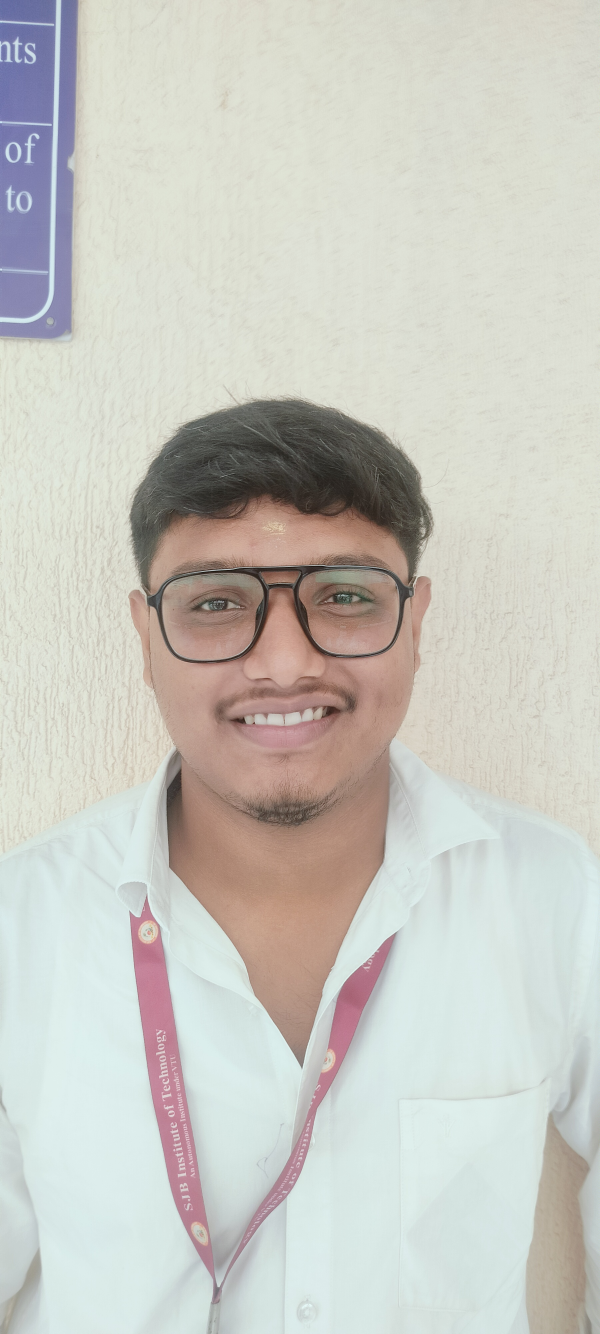
#> input picture face/IMG20260810102912.jpg, 1800 x 4000 px (shown at 1/3 size); its folder holds only this picture in this run
$ python -i generate_embeddings.py   (imports and definitions only)
#> lines starting #> are read from the running program, lines starting #| are printed output that depends on the picture
### backend/app/services/preprocessing.py
# preprocessing.py
import cv2
import numpy as np

def enhance_frame(frame: np.ndarray) -> np.ndarray:
    """
    Mild bilateral denoise + CLAHE in LAB space. Denoising first keeps
    CLAHE from amplifying sensor noise in low light — boosting contrast
    on a noisy frame boosts the noise right along with the face detail.
    Bilateral (not fastNlMeans) because this has to run every frame.
    """
    denoised = cv2.bilateralFilter(frame, d=5, sigmaColor=50, sigmaSpace=50)

    lab = cv2.cvtColor(denoised, cv2.COLOR_BGR2LAB)
    l, a, b = cv2.split(lab)

    clahe = cv2.createCLAHE(clipLimit=3.0, tileGridSize=(8, 8))
    l = clahe.apply(l)

    enhanced = cv2.merge([l, a, b])
    return cv2.cvtColor(enhanced, cv2.COLOR_LAB2BGR)

### backend/generate_embeddings.py
import os
import cv2
import pickle
import numpy as np
from insightface.app import FaceAnalysis

from app.services.preprocessing import enhance_frame

# ------------------------------------------------------------------ #
#  Config                                                              #
# ------------------------------------------------------------------ #

KNOWN_FACES_DIR = "app/known_faces"
OUTPUT_PKL      = "embeddings.pkl"

MIN_DET_SCORE   = 0.55   # skip detections weaker than this
MIN_IMAGES      = 3      # warn when a person has fewer source images

# ------------------------------------------------------------------ #
#  Augmentation                                                        #
# ------------------------------------------------------------------ #

def _gamma_lut(gamma: float) -> np.ndarray:
    """Pre-built LUT for fast gamma correction."""
    return np.array(
        [min(255, int((i / 255.0) ** gamma * 255)) for i in range(256)],
        dtype=np.uint8,
    )


def _downscale_blur(frame: np.ndarray) -> np.ndarray:
    """
    Shrink then upscale to simulate a distant / CCTV-resolution face
    (~1/6 the linear detail). Without this, every training embedding
    comes from a crisp close-up and the gallery never sees the soft,
    low-detail faces the camera actually delivers at 3-6m.
    """
    h, w = frame.shape[:2]
    small_w, small_h = max(20, w // 6), max(20, h // 6)
    small = cv2.resize(frame, (small_w, small_h), interpolation=cv2.INTER_AREA)
    return cv2.resize(small, (w, h), interpolation=cv2.INTER_LINEAR)


def augment(frame: np.ndarray) -> list[np.ndarray]:
    """
    Return several synthetic variants of one source image.

    Variants produced:
      1. Original (always included)
      2. Heavy underexposure  — gamma 0.3
      3. Mild  underexposure  — gamma 0.5
      4. Gaussian noise       — std 12
      5. CLAHE enhanced       — simulates inference-time preprocessing
      6. CLAHE + dark         — worst-case: dark frame that was enhanced
      7. Downscale/blur       — simulates a distant CCTV-resolution face
    """
    variants: list[np.ndarray] = [frame]

    # --- Darkness levels ---
    for gamma in (0.3, 0.5):
        variants.append(cv2.LUT(frame, _gamma_lut(gamma)))

    # --- Gaussian noise ---
    noise = np.random.normal(0, 12, frame.shape).astype(np.float32)
    noisy = np.clip(frame.astype(np.float32) + noise, 0, 255).astype(np.uint8)
    variants.append(noisy)

    # --- CLAHE enhanced (same pipeline used at inference time) ---
    variants.append(enhance_frame(frame))

    # --- CLAHE applied on darkened frame (hardest lighting condition) ---
    dark = cv2.LUT(frame, _gamma_lut(0.4))
    variants.append(enhance_frame(dark))

    # --- Distance simulation ---
    variants.append(_downscale_blur(frame))

    return variants


# ------------------------------------------------------------------ #
#  InsightFace setup                                                   #
# ------------------------------------------------------------------ #

# [5 lines that did not run here, left out]
# [1 line not run here, left out]

# ------------------------------------------------------------------ #
#  Main pipeline                                                       #
# ------------------------------------------------------------------ #

embeddings: list[np.ndarray] = []
names:      list[str]        = []

# [87 lines not run here, left out]

# ------------------------------------------------------------------ #
#  Persist                                                             #
# ------------------------------------------------------------------ #

data = {"embeddings": embeddings, "names": names}
# [4 lines not run here, left out]

>>> import cv2
>>> picture = cv2.imread('../face/IMG20260810102912.jpg')
#> picture is the input picture: shape (4000, 1800, 3); mean B, G, R 193.9, 200.9, 201.4
>>> result = augment(picture)
#> after the loop in augment, `for gamma in (0.3, 0.5):`: variants = 3 items
#> in enhance_frame, `l, a, b = cv2.split(lab)`:
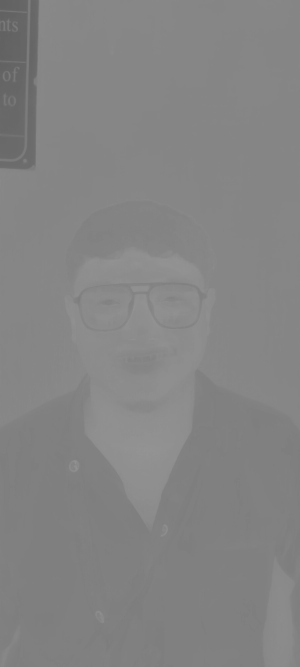
#> b: shape (4000, 1800) (shown at 1/6 size); min 96, max 152, mean 131.7
#> in enhance_frame, `return cv2.cvtColor(enhanced, cv2.COLOR_LAB2BGR)`:
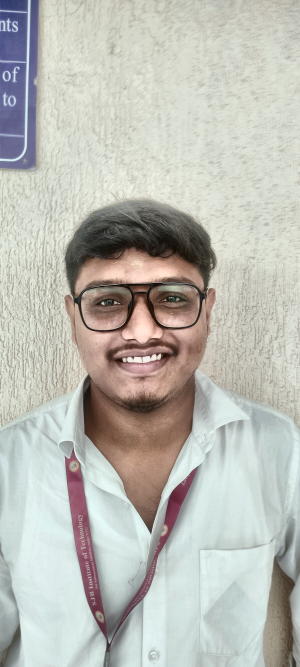
#> returned value: shape (4000, 1800, 3) (shown at 1/6 size); mean B, G, R 180.8, 187.9, 188.1
#> in augment, `dark = cv2.LUT(frame, _gamma_lut(0.4))`:
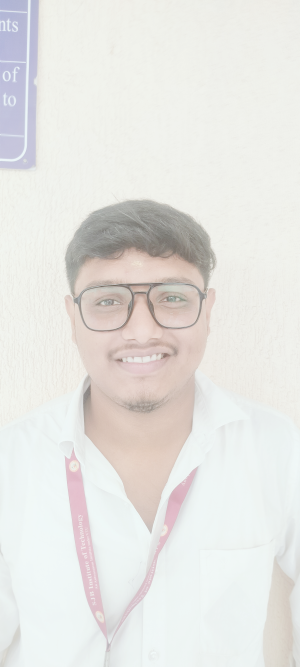
#> dark: shape (4000, 1800, 3) (shown at 1/6 size); mean B, G, R 226.1, 229.5, 230.3
#> in enhance_frame (call 2), `l = clahe.apply(l)`:
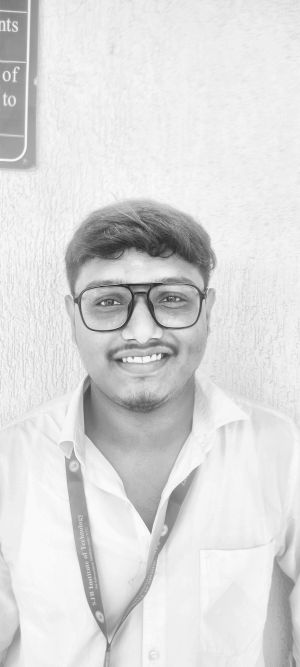
#> l: shape (4000, 1800) (shown at 1/6 size); min 22, max 252, mean 218.4
#> in enhance_frame (call 2), `return cv2.cvtColor(enhanced, cv2.COLOR_LAB2BGR)`:
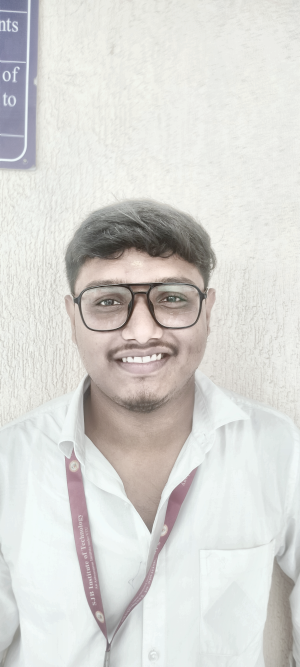
#> returned value: shape (4000, 1800, 3) (shown at 1/6 size); mean B, G, R 211.5, 214.9, 215.7
#> in _downscale_blur, `small = cv2.resize(frame, (small_w, small_h), interpolation=cv2.INTER_..`:
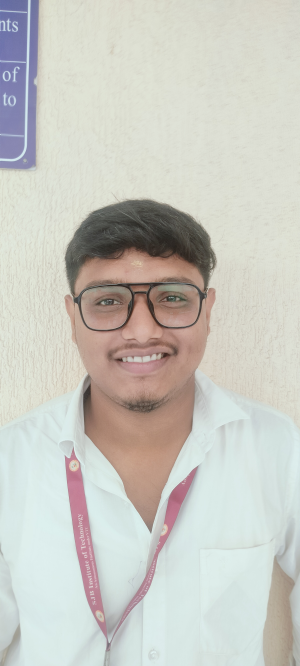
#> small: shape (666, 300, 3); mean B, G, R 193.9, 200.9, 201.4
#> result = 7 items

$ run again, on face/IMG20260810102915.jpg
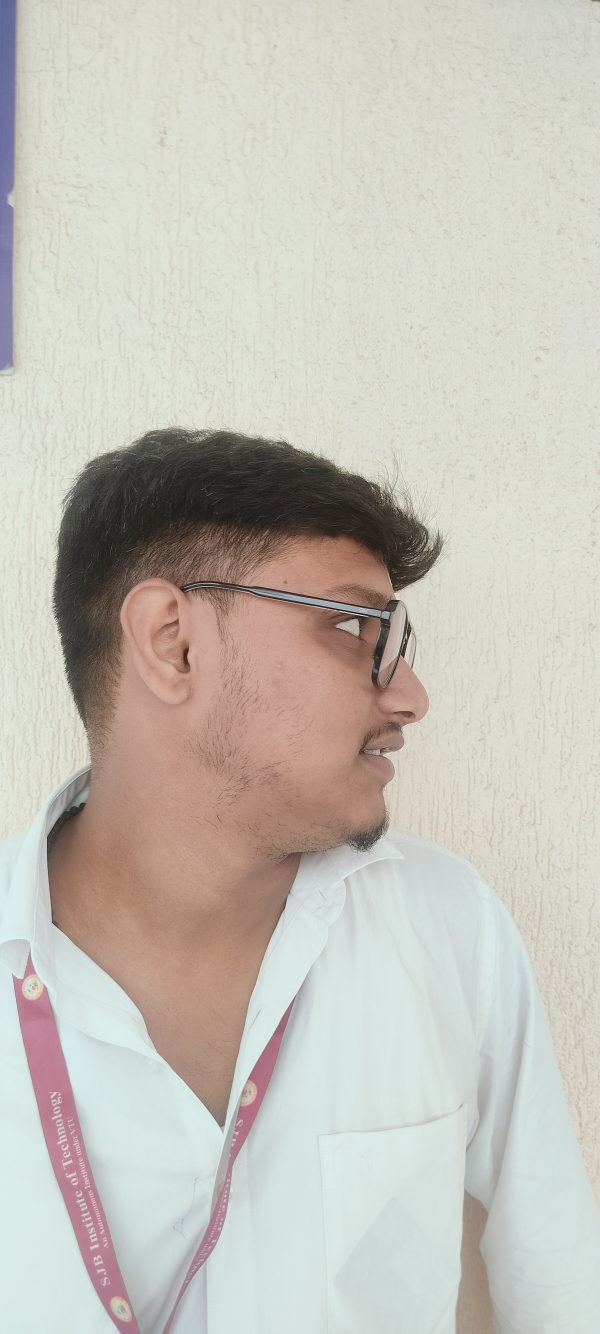
#> input picture face/IMG20260810102915.jpg, 1800 x 4000 px (shown at 1/3 size)
#> picture is the input picture: shape (4000, 1800, 3); mean B, G, R 185.1, 193.6, 197.4
#> after the loop in augment, `for gamma in (0.3, 0.5):`: variants = 3 items
#> lab: shape (4000, 1800, 3); mean of channels 0, 1, 2 199.1, 128.2, 133
#> enhanced: shape (4000, 1800, 3); mean of channels 0, 1, 2 188, 128.2, 133
#> lab: shape (4000, 1800, 3); mean of channels 0, 1, 2 228.8, 128.2, 130.4
#> enhanced: shape (4000, 1800, 3); mean of channels 0, 1, 2 215.9, 128.2, 130.4
#> in enhance_frame (call 2), `return cv2.cvtColor(enhanced, cv2.COLOR_LAB2BGR)`:
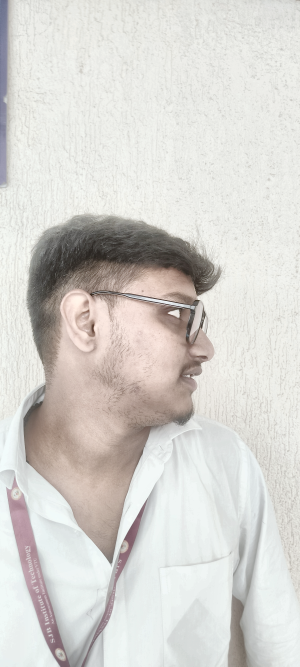
#> returned value: shape (4000, 1800, 3) (shown at 1/6 size); mean B, G, R 207.8, 212.1, 214.3
#> in _downscale_blur, `small = cv2.resize(frame, (small_w, small_h), interpolation=cv2.INTER_..`:
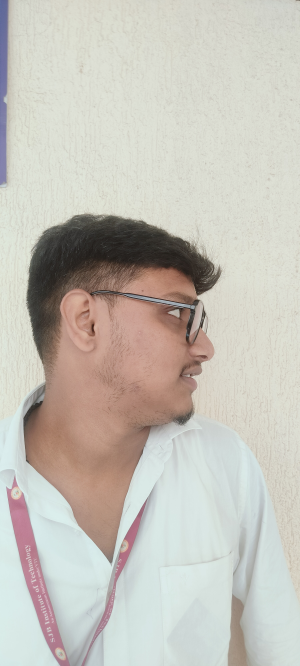
#> small: shape (666, 300, 3); mean B, G, R 185.1, 193.6, 197.4
#> result = 7 items

$ run again, on face/IMG20260810102918.jpg
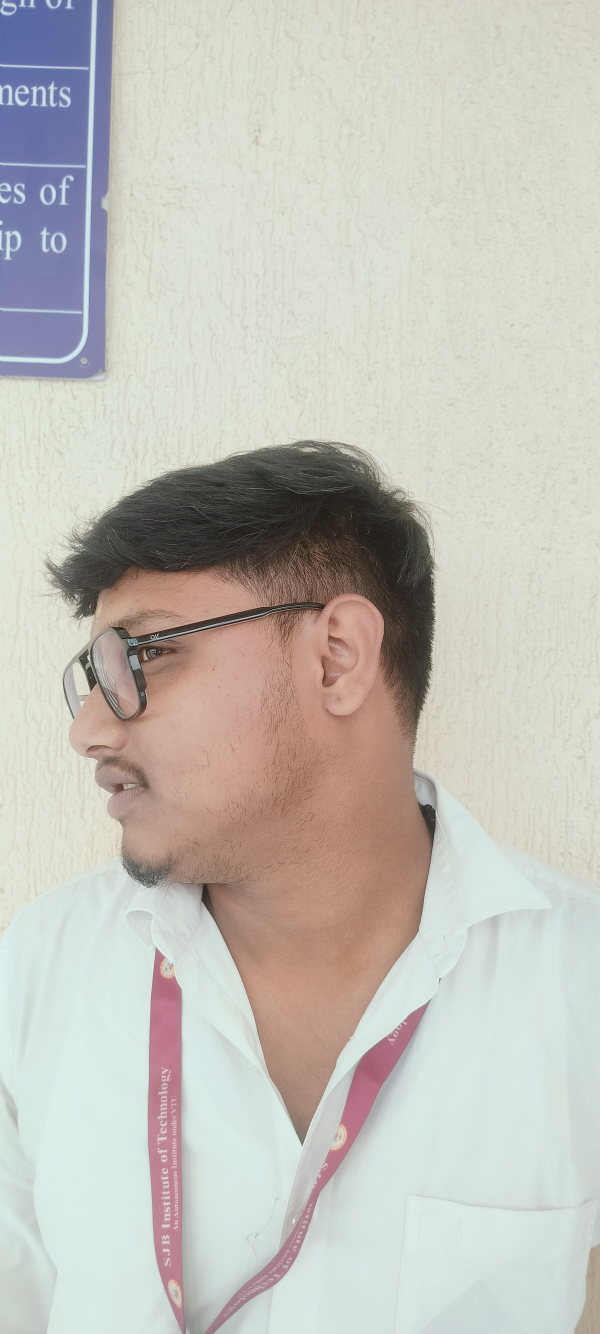
#> input picture face/IMG20260810102918.jpg, 1800 x 4000 px (shown at 1/3 size)
#> picture is the input picture: shape (4000, 1800, 3); mean B, G, R 186.1, 193.2, 195.5
#> after the loop in augment, `for gamma in (0.3, 0.5):`: variants = 3 items
#> lab: shape (4000, 1800, 3); mean of channels 0, 1, 2 198.5, 128.1, 132.1
#> enhanced: shape (4000, 1800, 3); mean of channels 0, 1, 2 187, 128.1, 132.1
#> lab: shape (4000, 1800, 3); mean of channels 0, 1, 2 228.5, 128.1, 130
#> enhanced: shape (4000, 1800, 3); mean of channels 0, 1, 2 214.1, 128.1, 130
#> in enhance_frame (call 2), `return cv2.cvtColor(enhanced, cv2.COLOR_LAB2BGR)`:
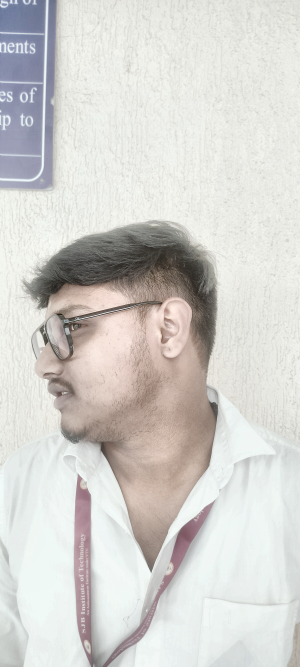
#> returned value: shape (4000, 1800, 3) (shown at 1/6 size); mean B, G, R 206.6, 210.2, 211.8
#> in _downscale_blur, `small = cv2.resize(frame, (small_w, small_h), interpolation=cv2.INTER_..`:
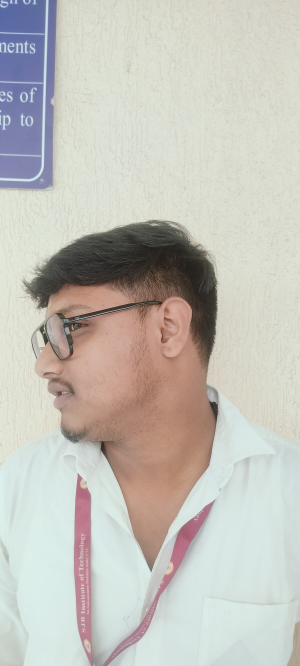
#> small: shape (666, 300, 3); mean B, G, R 186.1, 193.2, 195.5
#> result = 7 items
